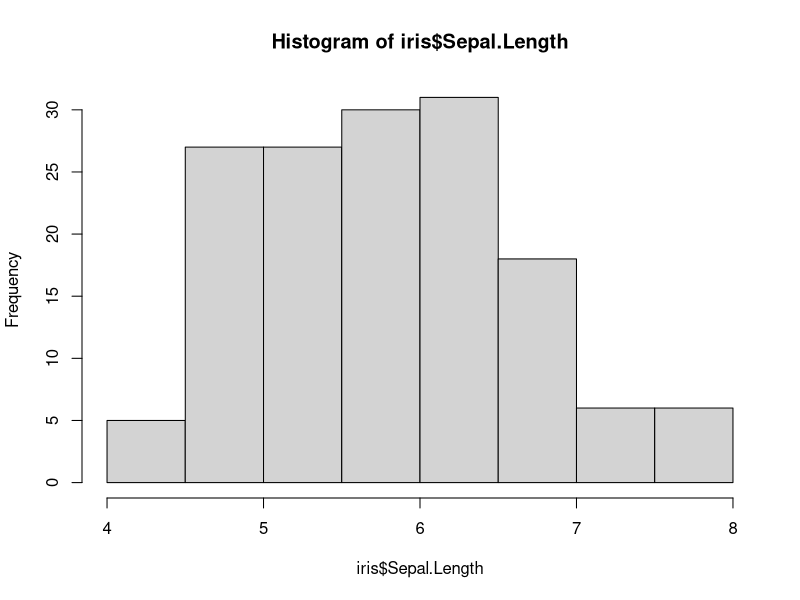
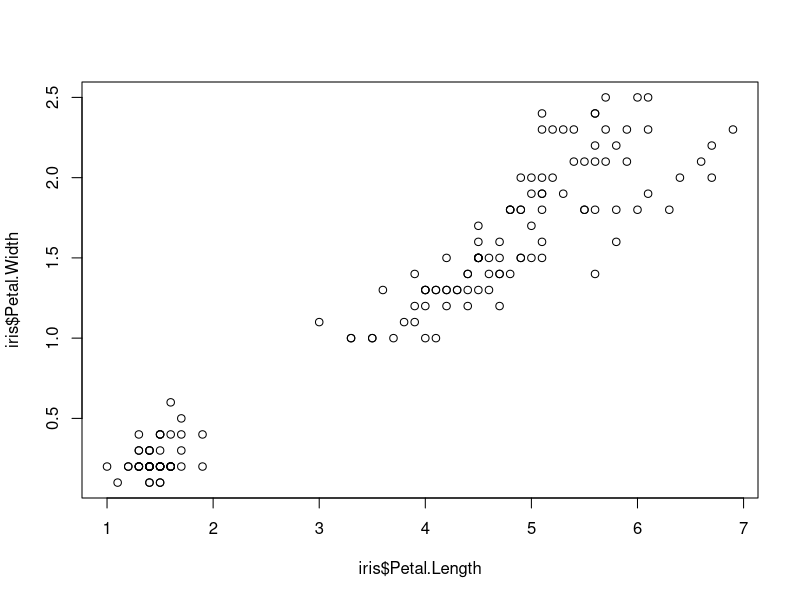
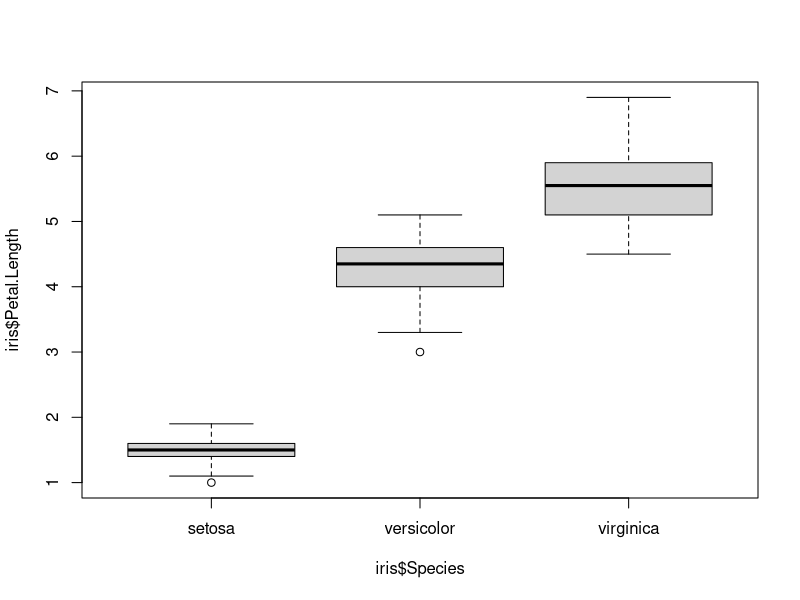
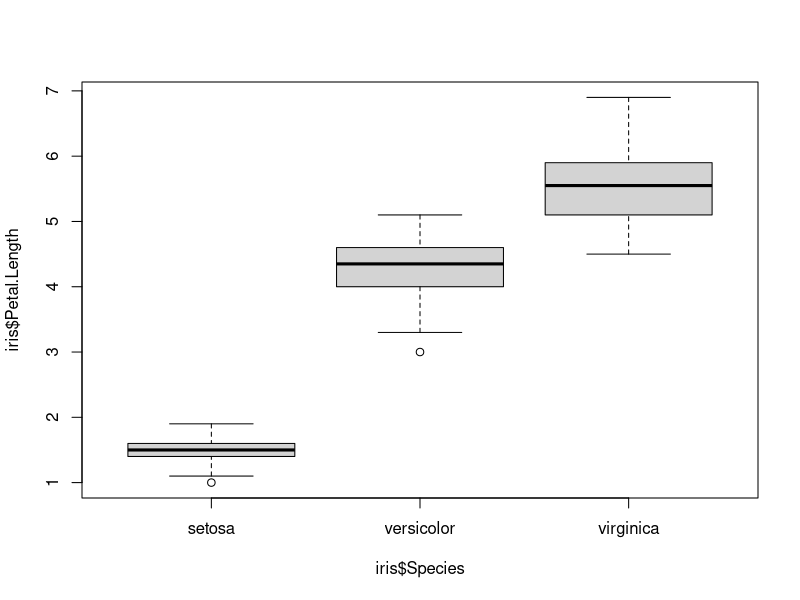
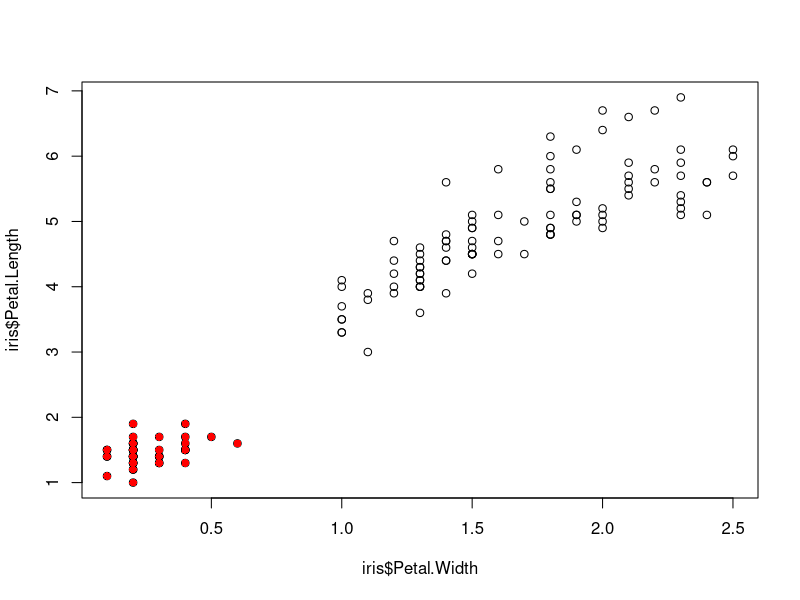
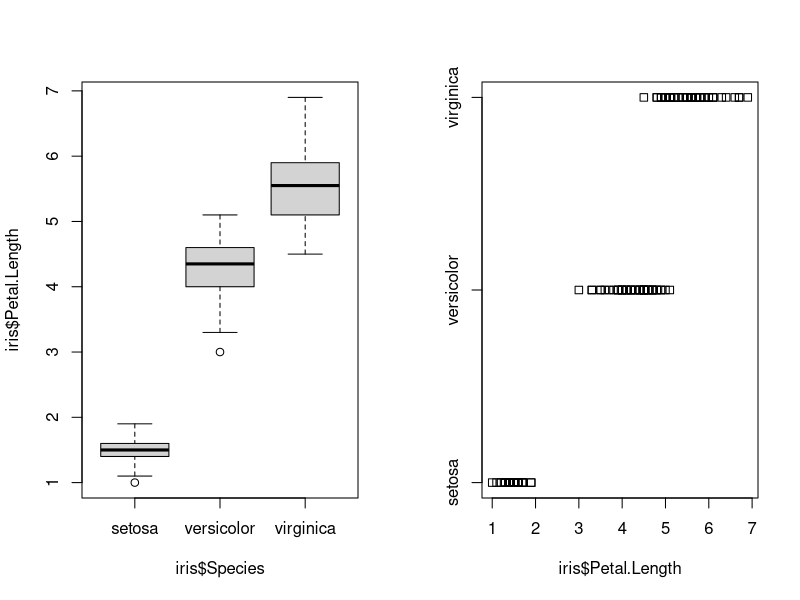
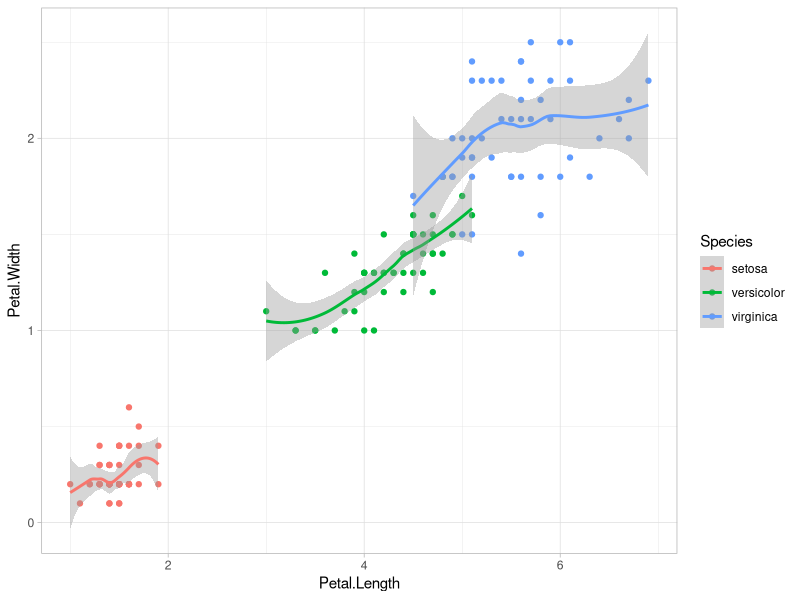
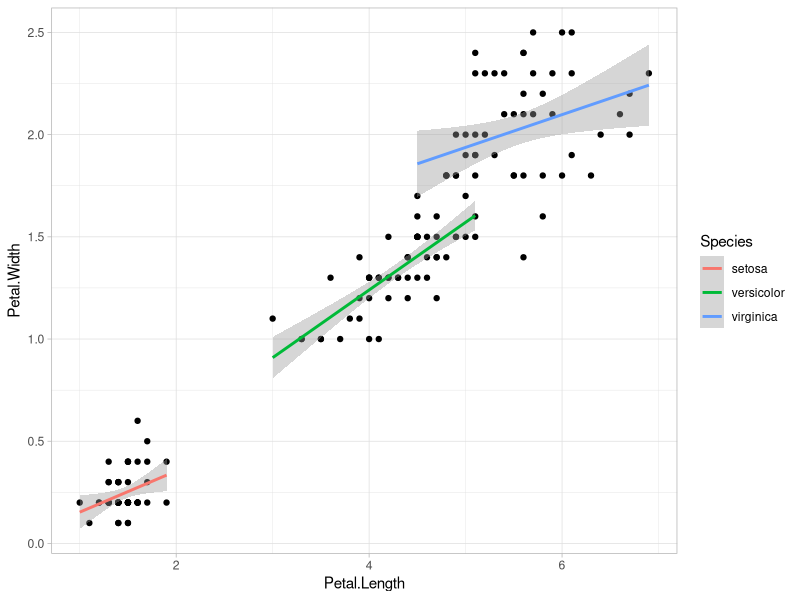

Source code (R) for these figures, in order: (Note: this script raises an error after producing the figures.)
#graphique

#fonction graph   hist(),  plot ()

iris #déja dans R, descrition de 150 espèces de plantes



#graphics de Rbase (=R par défaut)
hist(iris$Sepal.Length)
plot(iris$Petal.Length, iris$Petal.Width)

boxplot(iris$Petal.Length~ iris$Species)
plot(iris$Petal.Length ~ iris$Species)


plot(iris$Petal.Length ~ iris$Petal.Width)

points(iris$Petal.Length[iris$Species=="setosa"] ~ 
         iris$Petal.Width[iris$Species=="setosa"],
          col="red", pch=16)
#point : rajoute des info sur le graphique

par(mfrow=c(1,2)) 
boxplot(iris$Petal.Length~ iris$Species)
stripchart(iris$Petal.Length~ iris$Species)

##nouveau package ggplot2

#on charge le package avec library()

install.packages("ggplot2")
library(ggplot2)

ggplot(data = iris, 
    mapping = aes(x=Petal.Length, y= Petal.Width, colour = Species))+
  geom_point()+
  geom_smooth()+
  theme_light()
  facet_grid(rows = vars(Species))
#mapping on dit qui on veut en x et en y, lié à la fonction aes
  
  
  ggplot(data = iris, 
         mapping = aes(x=Petal.Length, y= Petal.Width, group= Species))+
    geom_point()+
    geom_smooth(method = "lm", aes(colour = Species))+
    theme_light()
  facet_grid(rows = vars(Species))
  
  #plein de possibilité 
  
  #TD
  
  
  install.packages("dplyr")
  library(dplyr)
  data("starwars")
  starwars
  
  data("diamonds")
  diamonds
  
 
  
  starwars
  
 
   ggplot(data = starwars, 
         mapping = aes(x=mass, y= eye_color, colour = sex))+
    geom_point()+
    theme_dark()+
     geom_violin()
   
starwars
   
   ggplot(data = starwars,
          mapping = aes(x = height, y = mass, color = hair_color)) +
     geom_point(alpha = 0.9) + 
     geom_line(aes(linetype = species), size = 3) 
   # Lignes épaisses moches
     scale_color_manual(values = c("red", "lime", "cyan", "magenta", "yellow", "black", "pink")) +  # Couleurs horribles

       
       library(ggplot2)
     library(dplyr)
     
     # Nettoyage des données pour éviter les NA et convertir en facteur
     data <- starwars %>%
       filter(!is.na(height) & !is.na(mass) & !is.na(hair_color) & !is.na(gender) & !is.na(species)) %>%
       sample_n(20) %>%  # Échantillonnage pour éviter trop de points
       mutate(
         hair_color = as.factor(hair_color),
         gender = as.factor(gender),
         species = as.factor(species)
       )
     
     # Création du graphique bien moche
     ggplot(data, aes(x = height, y = mass, color = hair_color, shape = gender, size = birth_year)) +
       geom_point(alpha = 0.9) + 
       geom_line(aes(linetype = species), size = 3) +  # Lignes épaisses moches
       scale_color_manual(values = c("red", "limegreen", "cyan", "magenta", "yellow", "black", "pink", "orange", "brown")) +  # Couleurs flashy corrigées
       theme(
         panel.background = element_rect(fill = "yellow"),  # Fond agressif
         plot.background = element_rect(fill = "hotpink"),  # Cadre horrible
         panel.grid.major = element_line(color = "green", linetype = "dotted", size = 2),  # Grille énorme
         panel.grid.minor = element_line(color = "blue", linetype = "dashed", size = 1),  
         axis.text = element_text(size = 15, angle = 90, face = "bold", color = "purple"),
         axis.title = element_text(size = 20, face = "italic", color = "blue"),
         legend.background = element_rect(fill = "black"),
         legend.text = element_text(color = "white", size = 12),
         plot.title = element_text(size = 30, face = "bold", color = "green")
       ) 
       
     
     
       
          
